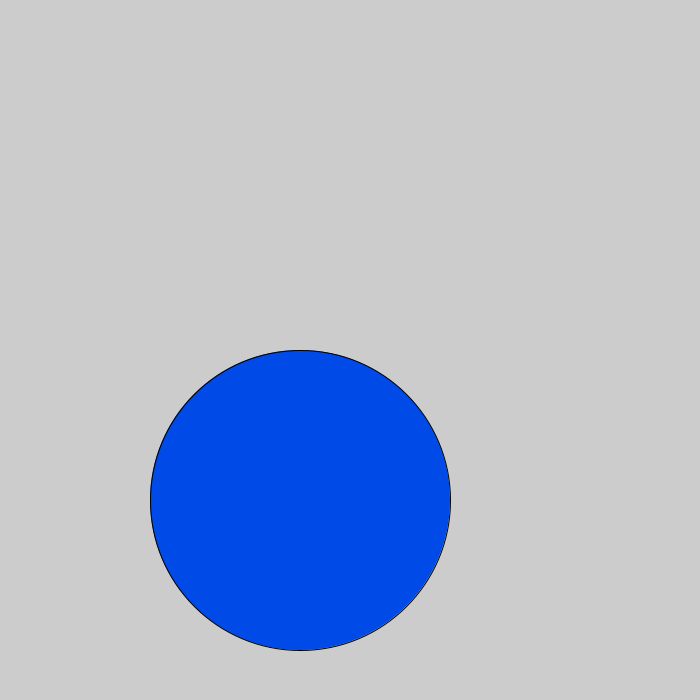
Frame 1 (no input)
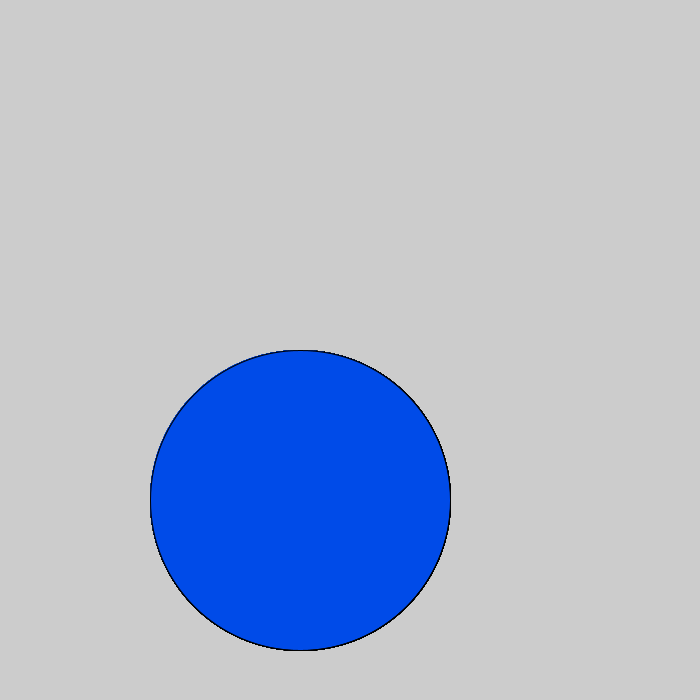
Frame 60 (the mouse pressed at the canvas centre just before this capture)
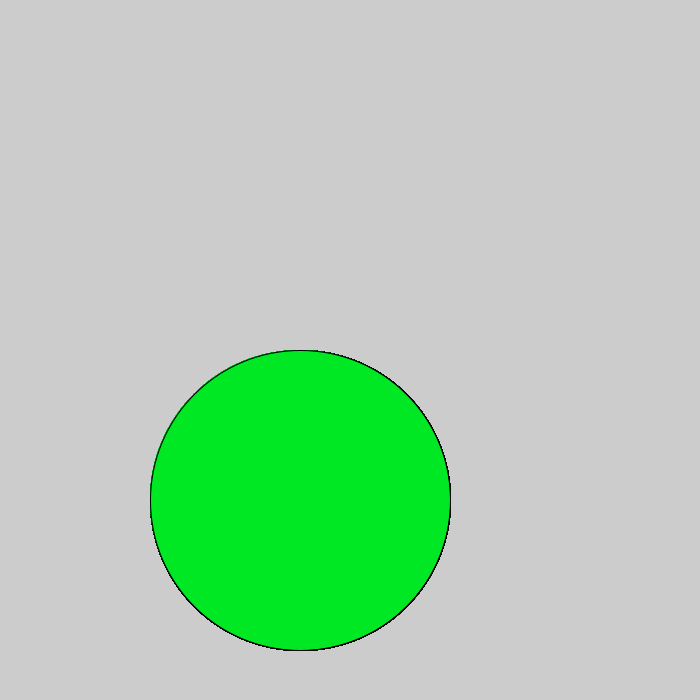
Frame 120 (the mouse held since frame 60 and released just before this capture)

The Processing sketch that drew these frames (run headless with seeded random() and noise(); from frame 60 on, the mouse is pressed at the canvas centre):

// Processing sketch: LogicalDot
// ── LogicalDot.pde
void setup() {
  size(700,700);
}
void draw() {
 fill(#004BE8);
 if(mousePressed) {
   fill(#00E824); }
  ellipse(300,500,300,300);
}
